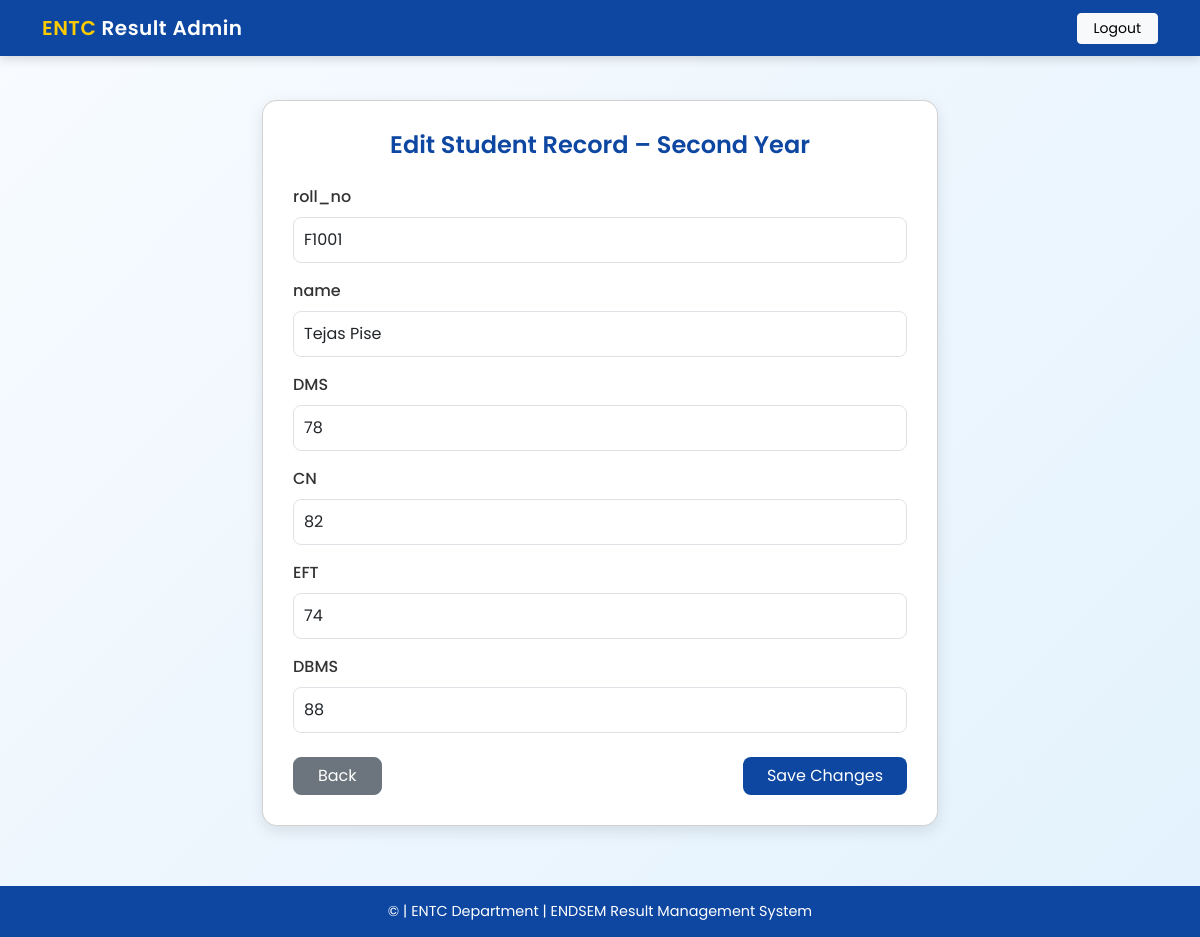
The page /edit_result/second_year/1 (signed in) on the database its author committed.
### tables this page shows
CREATE TABLE "second_year_results" (
        id INTEGER PRIMARY KEY AUTOINCREMENT,
        "roll_no" TEXT,
    "name" TEXT,
    "DMS" INTEGER,
    "CN" INTEGER,
    "EFT" INTEGER,
    "DBMS" INTEGER
    );

### app.py (the view, shortened to what this page needs)
@app.route("/edit_result/<year>/<int:row_id>", methods=["GET", "POST"])
def edit_result(year, row_id):
    if "admin_user" not in session:
        return redirect(url_for("admin_login"))
    table = f"{year}_results"
    conn = get_conn()
    cur = conn.cursor()
    cur.execute("SELECT name FROM sqlite_master WHERE type='table' AND name=?", (table,))
    if cur.fetchone() is None:
        conn.close()
        flash("No data for that year.", "warning")
        return redirect(url_for("manage_year", year=year))
    cur.execute(f"PRAGMA table_info('{table}')")
    cols_info = cur.fetchall()
    columns = [c["name"] for c in cols_info if c["name"] != "id"]
    cur.execute(f'SELECT * FROM "{table}" WHERE id = ?', (row_id,))
    row = cur.fetchone()
    if row is None:
        conn.close()
        flash("Record not found.", "warning")
        return redirect(url_for("manage_year", year=year))
    conn.close()
    return render_template("edit_result.html", year=year, columns=columns, row=row)

### app.py (called while the page is built)
def get_conn():
    conn = sqlite3.connect(DB_PATH)
    conn.row_factory = sqlite3.Row
    return conn

### templates/edit_result.html (shortened to what this page needs)
<!doctype html>
<html lang="en">
<head>
  <link href="https://cdn.jsdelivr.net/npm/bootstrap@5.3.2/dist/css/bootstrap.min.css" rel="stylesheet">
</head>
<body>
<nav class="navbar navbar-expand-lg fixed-top">
  <div class="container">
    <a class="navbar-brand" href="{{ url_for('admin_dashboard') }}"><span>ENTC</span> Result Admin</a>
    <div class="ms-auto">
      <a class="btn btn-light btn-sm px-3" href="{{ url_for('logout') }}">Logout</a>
    </div>
  </div>
</nav>
<div class="container container-small">
  <div class="card edit-card">
    <h4>Edit Student Record – {{ year.replace('_',' ').title() }}</h4>
    <form method="post">
      {% for col in columns %}
        <div class="mb-3">
          <label class="form-label">{{ col }}</label>
          <input class="form-control" name="{{ col }}" value="{{ row[col] }}" {% if col.lower() == 'rollno' %}readonly{% endif %}>
        </div>
      {% endfor %}
      <div class="d-flex justify-content-between mt-4">
        <a class="btn btn-secondary px-4" href="{{ url_for('manage_year', year=year) }}">Back</a>
        <button class="btn btn-primary px-4" type="submit">Save Changes</button>
      </div>
    </form>
  </div>
</div>
<footer>
  © {{ current_year }} | ENTC Department | ENDSEM Result Management System
</footer>
</body>
</html>

### templates/edit_result.html (style rules this page uses)
body { background: linear-gradient(135deg, #f8fbff, #e3f2fd); font-family: "Poppins", sans-serif; min-height: 100vh; }
.navbar { background: #0d47a1; box-shadow: 0 3px 10px rgba(0,0,0,0.15); }
.navbar-brand { color: #fff !important; font-weight: 600; letter-spacing: 0.5px; }
.navbar-brand span { color: #ffcc00; }
.edit-card { border-radius: 15px; background: #ffffff; box-shadow: 0 5px 15px rgba(0,0,0,0.1); padding: 30px; margin-top: 100px; margin-bottom: 60px; }
.edit-card h4 { color: #0d47a1; font-weight: 600; margin-bottom: 25px; text-align: center; }
.form-label { font-weight: 500; color: #333; }
.form-control { border-radius: 8px; padding: 10px; }
.btn-primary { background-color: #0d47a1; border: none; border-radius: 8px; }
.btn-secondary { border-radius: 8px; }
footer { background-color: #0d47a1; color: white; text-align: center; padding: 15px 0; font-size: 0.9rem; }
.container-small { max-width: 700px; }

### rows shown on the page
second_year_results: roll_no "F1001" "Tejas Pise" "78" "82" "74" "88"

### other values the page prints
{{ year.replace('_',' ').title() }} "Second Year"
{{ col }} "roll_no" "name" "DMS" "CN" "EFT" "DBMS"
